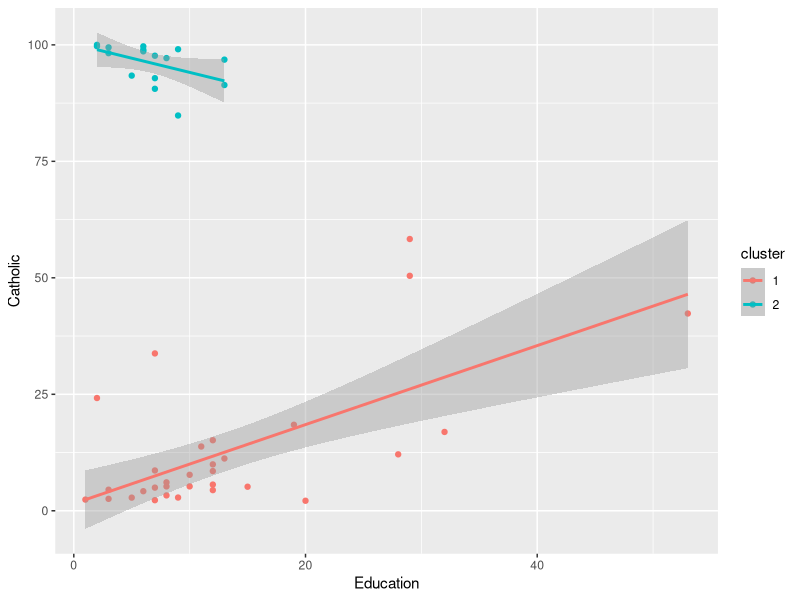

The R script that drew this image:
#В данных swiss, используя все переменные, выделите два кластера при помощи иерархической кластеризации и 
#cохраните значение кластеров как фактор в переменную cluster. Должно получиться:

# сначала создайте переменную cluster в данных swiss
dist_matrix <- dist(swiss)
hc1 <- hclust(dist_matrix)
swiss$cluster <- factor(cutree(hc1, k = 2))
# дополните код, чтобы получить график
library(ggplot2)
my_plot <- ggplot(swiss, aes(x = Education, y = Catholic, col = cluster))+
  geom_point()+
  geom_smooth(method='lm')
